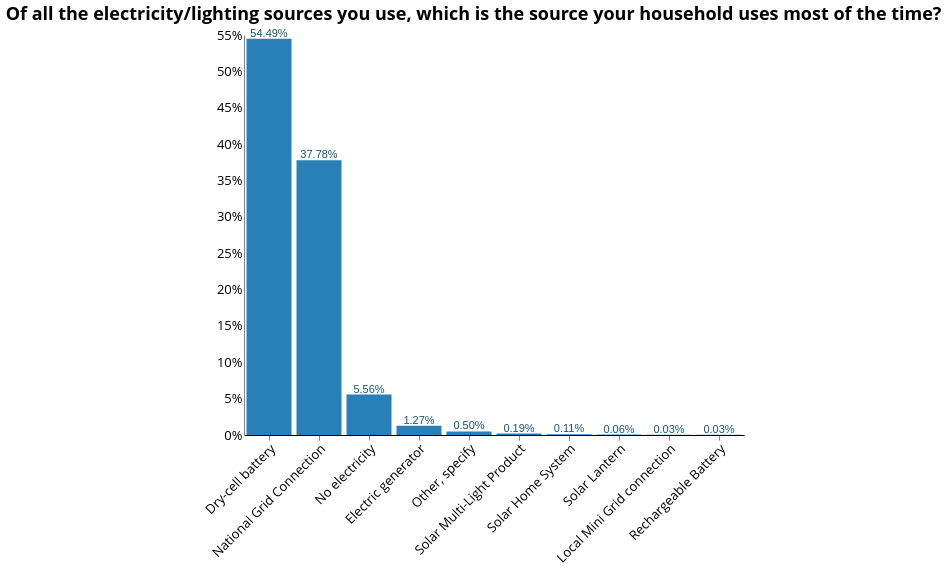

Specify this chart in Vega-Lite:
### Vega-Lite specification from a JSON file in a GitHub repository (floating-point values rounded to 4 significant figures; data arrays with more than 128 entries replaced by an {"elided": "..."} marker saying what was removed)
{"width": 800, "height": 400, "config": {"title": {"fontSize": 18, "font": "Open Sans", "anchor": "center", "fontColor": "#000000"}, "axisX": {"domain": true, "domainColor": "#000000", "grid": false, "labelFont": "Open Sans", "labelFontSize": 13, "titleFont": "Open Sans", "titleFontSize": 13, "titleFontWeight": "normal", "title": "X Axis Title (units)", "labelAngle": -45}, "axisY": {"domain": true, "grid": false, "gridColor": "#DEDDDD", "gridWidth": 1, "labelFont": "Open Sans", "labelFontSize": 13, "labelAngle": 0, "ticks": false, "titleFont": "Open Sans", "titleFontSize": 13, "titleFontWeight": "normal", "titlePadding": 10, "title": "Y Axis Title (units)"}, "range": {"category": ["#2980B9", "#003366", "#FFAE19", "#FF4500", "#438B28", "#45B39D", "#99ADC1", "#212F3C"]}, "legend": {"labelFont": "Open Sans", "labelFontSize": 13, "symbolType": "square", "symbolSize": 100, "titleFont": "Open Sans", "titleFontSize": 13, "titleFontWeight": "normal", "title": "Legend", "orient": "right", "offset": 0}, "tooltip": {"font": "Open Sans"}, "view": {"stroke": "transparent", "text": {"font": "Open Sans", "color": ["#2980B9", "#003366", "#FFAE19", "#FF4500", "#438B28", "#45B39D", "#99ADC1", "#212F3C"], "fontSize": 13, "align": "right", "fontWeight": 400, "size": 13}, "bar": {"size": 40, "binSpacing": 1, "continuousBandSize": 30, "discreteBandSize": 30, "stroke": false}}}, "layer": [{"mark": {"type": "bar", "color": "#2980b9"}, "encoding": {"tooltip": {"type": "nominal", "field": "c182"}, "x": {"type": "nominal", "axis": {"title": " "}, "field": "c182", "sort": {"field": "c182", "op": "count", "order": "descending"}}, "y": {"type": "quantitative", "aggregate": "sum", "axis": {"format": "%", "title": ""}, "field": "pct"}}, "height": 400, "selection": {"selector159": {"type": "single", "fields": ["i19a"], "bind": {"input": "select", "options": [null, "Wood purchased", "Wood collected", "Crop Residue/Plant Biomass", "Kerosene", "Charcoal", "LPG/cooking gas", "Electric", "Charcoal Briquettes", "Garbage", "Piped Natural Gas", "Coal Briquette", "Biomass Briquette", "Other, specify", "Coal/lignite"], "labels": ["All Fuel Types", "Wood purchased", "Wood collected", "Crop Residue/Plant Biomass", "Kerosene", "Charcoal", "LPG/cooking gas", "Electric", "Charcoal Briquettes", "Garbage", "Piped Natural Gas", "Coal Briquette", "Biomass Briquette", "Other", "Coal/lignite"], "name": "Primary Source of Cooking Fuel  "}}, "selector158": {"type": "single", "fields": ["primary_stove"], "bind": {"input": "select", "options": [null, "3-Stone/Open Fire Stove", "Koresone Stove", "Missing Data", "Manufactured Stove Traditional", "LPG/Natural Gas Stove", "Electric Stove"], "labels": ["All Stove Types", "3-Stone/Open Fire Stove", "Kerosene Stove", "Primary Stove Not Listed", "Manufactured Stove Traditional", "LPG/Natural Gas Stove", "Electric Stove"], "name": "Primary Stove  "}}, "selector156": {"type": "single", "fields": ["locality"], "bind": {"input": "select", "options": [null, 0, 1], "labels": ["National", "Urban", "Rural"], "name": "Locality Breakdown  "}}, "selector157": {"type": "single", "fields": ["elc_aggr_tier"], "bind": {"input": "select", "options": [null, "Tier 0", "Tier 1", "Tier 2", "Tier 3", "Tier 4", "Tier 5"], "labels": ["All Tiers", "Tier 0", "Tier 1", "Tier 2", "Tier 3", "Tier 4", "Tier 5"], "name": "Tiers  "}}}, "transform": [{"joinaggregate": [{"op": "count", "field": "*", "as": "total"}]}, {"calculate": "1 / datum.total", "as": "pct"}], "width": 500}, {"mark": {"type": "text", "align": "center", "baseline": "bottom", "color": "#1b557a"}, "encoding": {"text": {"type": "quantitative", "aggregate": "sum", "field": "pct", "format": ".2%"}, "tooltip": {"type": "nominal", "field": "c182"}, "x": {"type": "nominal", "axis": {"title": " "}, "field": "c182", "sort": {"field": "c182", "op": "count", "order": "descending"}}, "y": {"type": "quantitative", "aggregate": "sum", "axis": {"format": "%", "title": ""}, "field": "pct"}}, "height": 400, "transform": [{"joinaggregate": [{"op": "count", "field": "*", "as": "total"}]}, {"calculate": "1 / datum.total", "as": "pct"}], "width": 500}], "data": {"name": "data-123358d0a8c0321148a95d390772389b"}, "title": {"text": ["Of all the electricity/lighting sources you use, which is the source your household uses most of the time?"], "color": "black", "subtitleColor": "black"}, "transform": [{"filter": {"selection": "selector159"}}, {"filter": {"selection": "selector158"}}, {"filter": {"selection": "selector156"}}, {"filter": {"selection": "selector157"}}], "$schema": "https://vega.github.io/schema/vega-lite/v4.8.1.json", "datasets": {"data-123358d0a8c0321148a95d390772389b": {"elided": "3632 records"}}}
